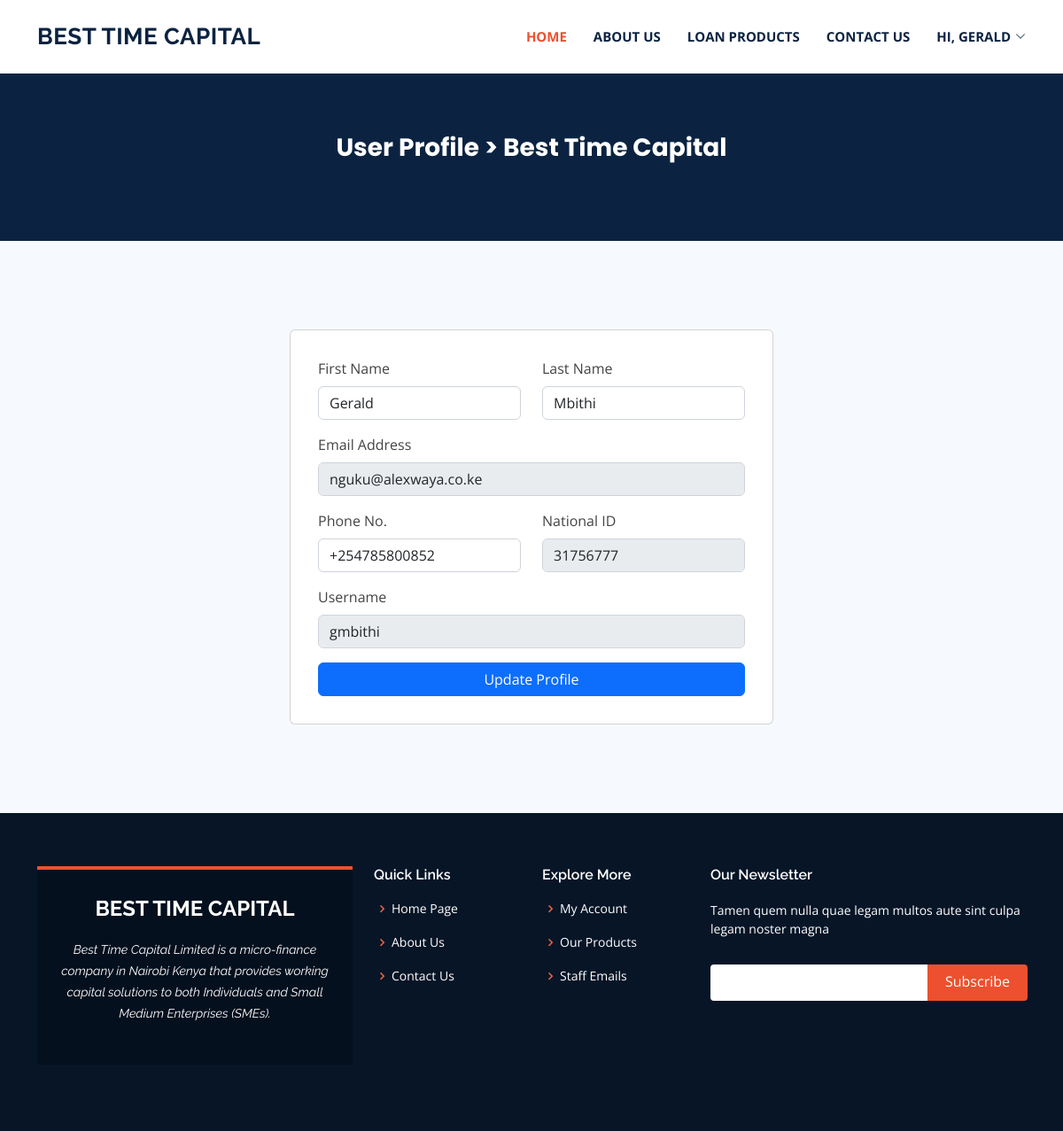
Screenshot of /accounts/3/user-profile (signed in) with the database file from the repository.
### pages/models.py (models this page shows, shortened)
class CustomUser(AbstractUser):
    first_name = models.CharField(max_length=255)
    last_name = models.CharField(max_length=255)
    email_id = models.CharField(max_length=255)
    phone_no = models.CharField(max_length=255)
    id_no = models.CharField(max_length=255)

### pages/views.py (the view)
# urls.py: path('accounts/<int:id>/user-profile', user_profile, name="user_profile"),
@login_required
def user_profile(request, id):
    user = CustomUser.objects.get(id=id)
    form = CustomUserCreationForm(request.POST, request.FILES, instance=user)
    if request.method == 'POST':
        if form.is_valid():
            formupdate = form.save(commit=False)
            formupdate.save()
            return redirect('user_profile')
        else:
            print("------s-s-s-ssssss----")
            print(form.errors.as_data()) # here you print errors to terminal
    else:
        form = CustomUserCreationForm(instance=user)
    context = {
        "user": user,
        "form": form,
    }
    return render(request, 'registration/user_profile.html', context)

### pages/forms.py
class CustomUserCreationForm(UserCreationForm):
    class Meta:
        model = CustomUser
        fields = (
            "username",
            "email_id",
            "first_name",
            "last_name",
            "phone_no",
            'id_no',
            )

### templates/registration/user_profile.html (shortened to what this page needs)
{% extends "base.html" %}
{% load static %}
{% block content %}
  <section id="cta" class="cta" style="margin-top: 70px; font-weight: 700;">
    <div class="container" data-aos="zoom-in">
      <div class="text-center">
        <h3 style="font-weight: 700; font-family: 'Poppins', sans-serif;">User Profile > Best Time Capital</h3>
      </div>
    </div>
  </section>
    <section id="contact" class="contact section-bg" style="padding-bottom: 100px; background-color: #f6f9fd;">
      <div class="container" data-aos="fade-up">
        <div class="section-title">
        </div>
        <div class="row">
          <div class="col-lg-3">  </div>
          <div class="col-lg-6">
            <div class="card" style="padding: 15px 15px;">
              <div class="card-body">
                <form method="post" role="" class=""> {% csrf_token %}
                  <div class="row">
                    <div class="col">
                      <div class="mb-3">
                        <label for="exampleFormControlInput1" class="form-label">First Name</label>
                        <input type="text" class="form-control" name="first_name" id="exampleFormControlInput1" value="{{ user.first_name }}">
                      </div>
                    </div>
                    <div class="col">
                      <div class="mb-3">
                        <label for="exampleFormControlInput1" class="form-label">Last Name</label>
                        <input type="text" class="form-control" name="last_name" id="exampleFormControlInput1" placeholder="" value="{{ user.last_name }}">
                      </div>
                    </div>
                  </div>
                  <div class="row">
                    <div class="col">
                      <div class="mb-3">
                        <label for="exampleFormControlInput1" class="form-label">Email Address</label>
                        <input type="email" class="form-control" name="email_id" id="exampleFormControlInput1" placeholder="" value="{{ user.email_id }}" disabled>
                      </div>
                    </div>
                  </div>
                  <div class="row">
                    <div class="col">
                      <div class="mb-3">
                        <label for="exampleFormControlInput1" class="form-label">Phone No.</label>
                        <input type="text" class="form-control" name="phone_no" id="exampleFormControlInput1" placeholder="" value="{{ user.phone_no }}">
                      </div>
                    </div>
                    <div class="col">
                      <div class="mb-3">
                        <label for="exampleFormControlInput1" class="form-label">National ID</label>
                        <input type="text" class="form-control" name="id_no" id="exampleFormControlInput1" placeholder="" value="{{ user.id_no }}" disabled>
                      </div>
                    </div>
                  </div>
                  <div class="row">
                    <div class="col">
                      <div class="mb-3">
                        <label for="exampleFormControlInput1" class="form-label">Username</label>
                        <input type="text" class="form-control" name="username" id="exampleFormControlInput1" placeholder="" value="{{ user.username }}" disabled>
                      </div>
                    </div>
                  </div>
                  <div class="d-grid gap-2">
                    <button class="btn btn-primary" type="submit">Update Profile</button>
                  </div>
                </form>
              </div>
            </div>
          </div>
          <div class="col-lg-3">  </div>
        </div>
      </div>
    </section>
{% endblock content %}

### templates/base.html (shortened to what this page needs)
<!DOCTYPE html>
{% load static %}
<html lang="en">
<head>
  <link href="{% static 'assets/vendor/animate.css/animate.min.css' %}" rel="stylesheet">
  <link href="{% static 'assets/vendor/aos/aos.css' %}" rel="stylesheet">
  <link href="{% static 'assets/vendor/bootstrap/css/bootstrap.min.css' %}" rel="stylesheet">
  <link href="{% static 'assets/vendor/bootstrap-icons/bootstrap-icons.css' %}" rel="stylesheet">
  <link href="{% static 'assets/vendor/boxicons/css/boxicons.min.css' %}" rel="stylesheet">
  <link href="{% static 'assets/vendor/glightbox/css/glightbox.min.css' %}" rel="stylesheet">
  <link href="{% static 'assets/vendor/remixicon/remixicon.css' %}" rel="stylesheet">
  <link href="{% static 'assets/vendor/swiper/swiper-bundle.min.css' %}" rel="stylesheet">
  <link href="{% static 'assets/css/style.css' %}" rel="stylesheet">
</head>
<body>
  <header id="header" class="fixed-top">
    <div class="container d-flex align-items-center justify-content-between">
      <h1 class="logo"><a href="/">Best Time Capital</a></h1>
      <nav id="navbar" class="navbar">
        <ul>
          <li><a class="nav-link scrollto active" href="/">Home</a></li>
          <li><a class="nav-link scrollto" href="{% url 'about_us' %}">ABOUT US</a></li>
          <li><a class="nav-link scrollto" href="{% url 'all_loans' %}">LOAN PRODUCTS</a></li>
          <li><a class="nav-link scrollto" href="{% url 'contact_us' %}">CONTACT US</a></li>
          {% if request.user.is_authenticated %}
          <li class="dropdown"><a href="#!"><span>Hi, {{ user.first_name }}</span> <i class="bi bi-chevron-down"></i></a>
          </li>
          {% else %}
          <li><a class="getstarted scrollto" href="{% url 'login' %}">LOG IN</a></li>
          <li><a class="getstarted scrollto" href="{% url 'signup' %}">SIGN UP</a></li>
          {% endif %}
        </ul>
      </nav>
    </div>
  </header>
  {% block content %} {% endblock content %}
  <footer id="footer">
    <div class="footer-top">
      <div class="container">
        <div class="row">
          <div class="col-lg-4 col-md-6">
            <div class="footer-info">
              <h3>BEST TIME CAPITAL</h3>
              <p class="pb-3"><em>Best Time Capital Limited is a micro-finance company in Nairobi Kenya that provides working capital solutions to both Individuals and Small Medium Enterprises (SMEs).</em></p>
            </div>
          </div>
          <div class="col-lg-2 col-md-6 footer-links">
            <h4>Quick Links</h4>
            <ul>
              <li><i class="bx bx-chevron-right"></i> <a href="/">Home Page</a></li>
              <li><i class="bx bx-chevron-right"></i> <a href="{% url 'about_us' %}">About Us</a></li>
              <li><i class="bx bx-chevron-right"></i> <a href="{% url 'contact_us' %}">Contact Us</a></li>
            </ul>
          </div>
          <div class="col-lg-2 col-md-6 footer-links">
            <h4>Explore More</h4>
            <ul>
              <li><i class="bx bx-chevron-right"></i> <a href="{% url 'dashboard' %}">My Account</a></li>
              <li><i class="bx bx-chevron-right"></i> <a href="{% url 'all_loans' %}">Our Products</a></li>
              <li><i class="bx bx-chevron-right"></i> <a href="#!">Staff Emails</a></li>
            </ul>
          </div>
          <div class="col-lg-4 col-md-6 footer-newsletter">
            <h4>Our Newsletter</h4>
            <p>Tamen quem nulla quae legam multos aute sint culpa legam noster magna</p>
            <form action="" method="post">
              <input type="email" name="email"><input type="submit" value="Subscribe">
            </form>
          </div>
        </div>
      </div>
    </div>
  </footer>
</body>
</html>

### static/assets/css/style.css (style rules this page uses)
body { font-family: "Open Sans", sans-serif; color: #444444; }
a { color: #ed502e; text-decoration: none; }
h1, h2, h3, h4, h5, h6 { font-family: "Raleway", sans-serif; }
#header { background: #fff; transition: all 0.5s; z-index: 997; padding: 20px 0; }
#header .logo { font-size: 26px; margin: 0; padding: 0; line-height: 1; font-weight: 700; letter-spacing: 0.5px; text-transform: uppercase; }
#header .logo a { color: #0b2341; }
.navbar { padding: 0; }
.navbar ul { margin: 0; padding: 0; display: flex; list-style: none; align-items: center; }
.navbar li { position: relative; }
.navbar a, .navbar a:focus { display: flex; align-items: center; justify-content: space-between; padding: 10px 0 10px 30px; font-size: 15px; color: #0b2341; white-space: nowrap; transition: 0.3s; font-weight: 700; text-transform: uppercase; }
.navbar a i, .navbar a:focus i { font-size: 12px; line-height: 0; margin-left: 5px; }
.navbar a:hover, .navbar .active, .navbar .active:focus, .navbar li:hover>a { color: #ed502e; }
section { padding: 60px 0; }
.section-bg { background-color: #f6f9fd; }
.section-title { padding-bottom: 40px; }
.cta { padding: 80px 0; background: #0b2341; }
.cta h3 { color: #fff; font-size: 28px; font-weight: 700; }
#footer { background: #071527; padding: 0 0 30px 0; color: #fff; font-size: 14px; }
#footer .footer-top { padding: 60px 0 30px 0; }
#footer .footer-top .footer-info { margin-bottom: 15px; background: #05101e; border-top: 4px solid #ed502e; text-align: center; padding: 30px 20px; }
#footer .footer-top .footer-info h3 { font-size: 24px; margin: 0 0 20px 0; padding: 2px 0 2px 0; line-height: 1; font-weight: 700; }
#footer .footer-top .footer-info p { font-size: 14px; line-height: 24px; margin-bottom: 0; font-family: "Raleway", sans-serif; }
#footer .footer-top h4 { font-size: 16px; font-weight: 600; color: #fff; position: relative; padding-bottom: 12px; }
#footer .footer-top .footer-links { margin-bottom: 30px; }
#footer .footer-top .footer-links ul { list-style: none; padding: 0; margin: 0; }
#footer .footer-top .footer-links ul i { padding-right: 2px; color: #ef6445; font-size: 18px; line-height: 1; }
#footer .footer-top .footer-links ul li { padding: 10px 0; display: flex; align-items: center; }
#footer .footer-top .footer-links ul li:first-child { padding-top: 0; }
#footer .footer-top .footer-links ul a { color: #fff; transition: 0.3s; display: inline-block; line-height: 1; }
#footer .footer-top .footer-newsletter form { margin-top: 30px; background: #fff; padding: 6px 10px; position: relative; border-radius: 4px; }
#footer .footer-top .footer-newsletter form input[type=email] { border: 0; padding: 4px; width: calc(100% - 110px); }
#footer .footer-top .footer-newsletter form input[type=submit] { position: absolute; top: 0; right: -2px; bottom: 0; border: 0; background: none; font-size: 16px; padding: 0 20px 2px 20px; background: #ed502e; color: #fff; transition: 0.3s; border-radius: 0 4px 4px 0; }

### rows the page displays
CustomUser: first_name "GERALD", first_name "Gerald", last_name "Mbithi", email_id "nguku@alexwaya.co.ke", phone_no "+254785800852", id_no "31756777", username "gmbithi"
